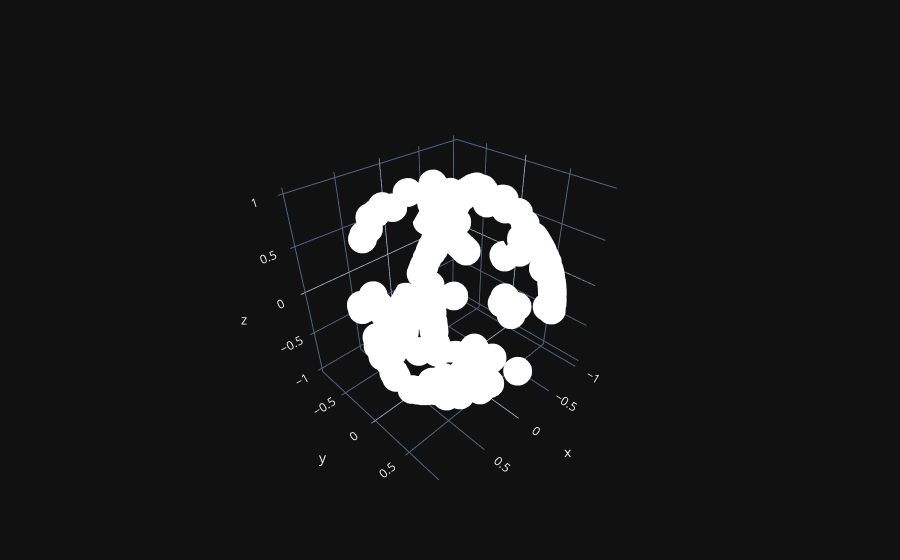

Source (notebook cell):
### Code cell
normalization = np.linalg.norm(data_satellite, axis=1)[:, np.newaxis]
data_satellite_norm = data_satellite / normalization
# data_satellite_norm = data_satellite_norm * normalization
# Створити csv з x_normalization і так далі
# На фронт конвертувати назад нормальні дані не нормалізовані
fig = go.Figure(data=[go.Scatter3d(x=data_satellite_norm[:,0], y=data_satellite_norm[:,1], z=data_satellite_norm[:,2],
                                   mode='markers',name="Satellite", marker={"size":10, "color":"white"})])

fig.show()

### Figure 1 — Plotly figure (JSON) as saved in the notebook; plotly's stock layout.template omitted (floating-point values rounded to 4 significant figures; data arrays with more than 128 entries replaced by an {"elided": "..."} marker saying what was removed)
{"data": [{"marker": {"color": "white", "size": 10}, "mode": "markers", "name": "Satellite", "x": {"elided": "204 float values"}, "y": {"elided": "204 float values"}, "z": {"elided": "204 float values"}, "type": "scatter3d"}], "layout": {}}
